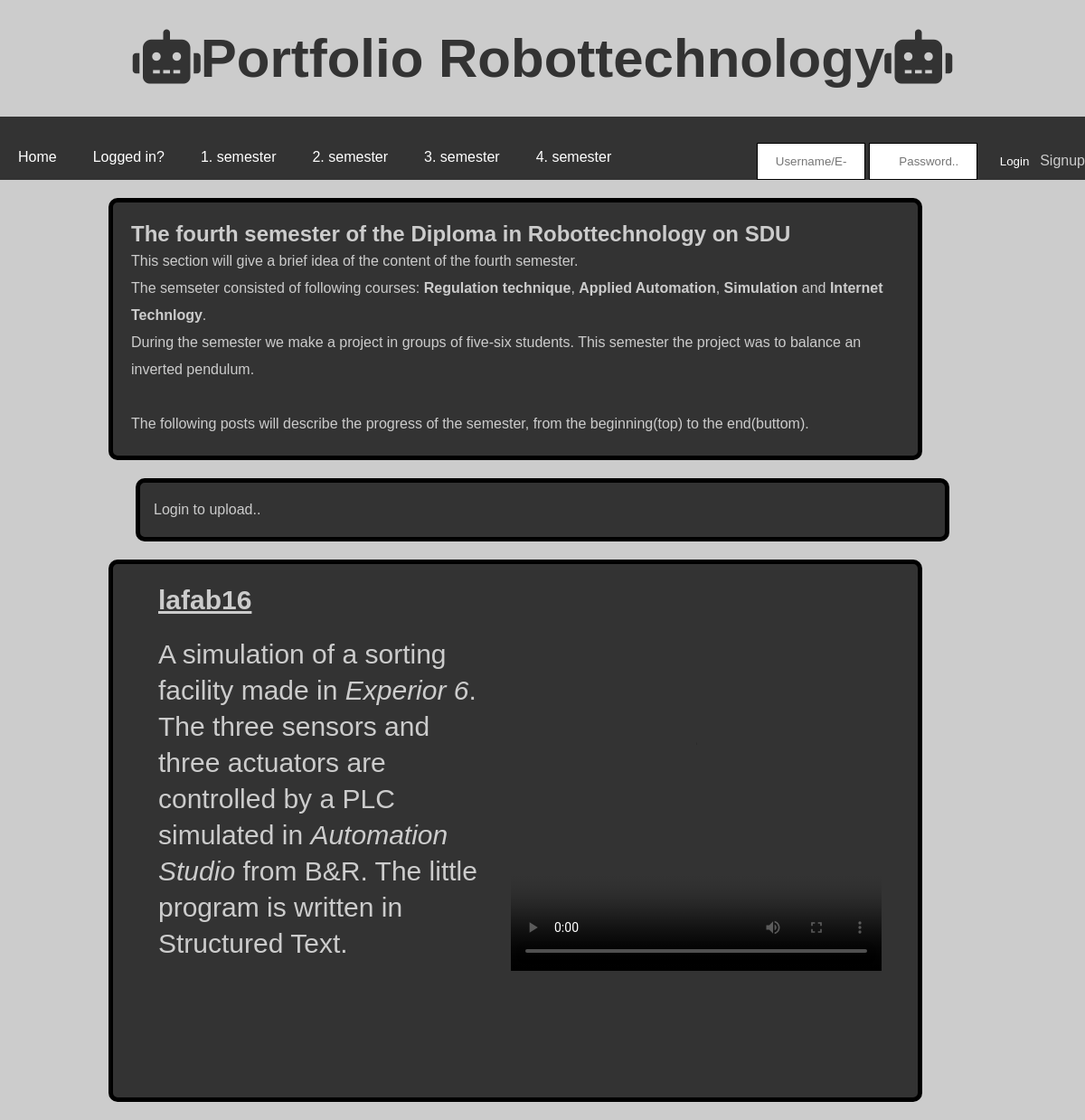
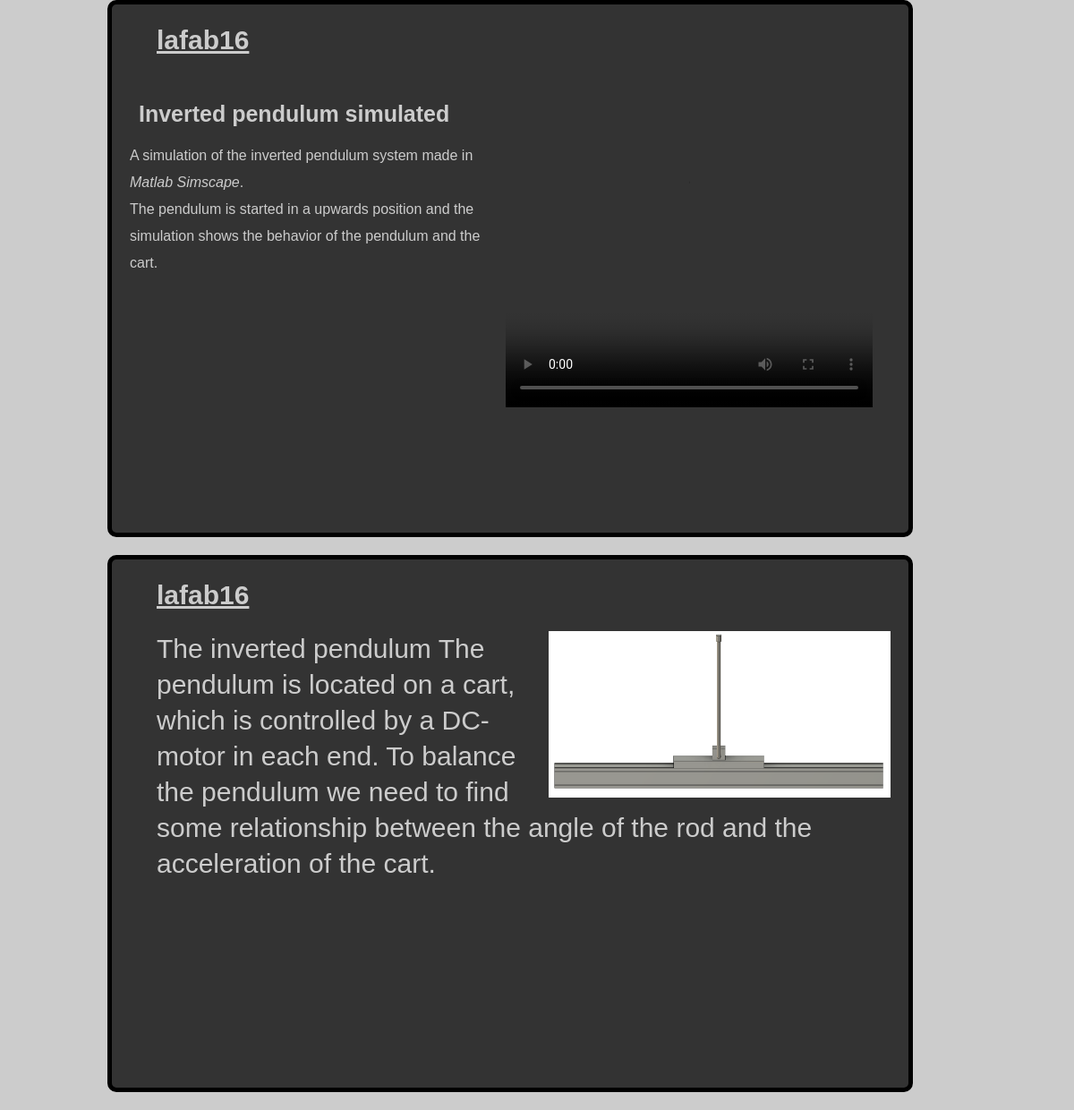
Page /Sem4.php on the committed database (2 pictures, top to bottom).
### tables this page shows
CREATE TABLE IF NOT EXISTS `images4` (
  `idPic` int(11) NOT NULL AUTO_INCREMENT,
  `uidusers` tinytext,
  `idUs` int(11) DEFAULT NULL,
  `path` varchar(200) NOT NULL,
  `tex` text NOT NULL,
  PRIMARY KEY (`idPic`),
  KEY `idUs` (`idUs`),
  CONSTRAINT `images4_ibfk_1` FOREIGN KEY (`idUs`) REFERENCES `users` (`idUsers`)
);

### Sem4.php (the view, shortened to what this page needs)
<?php
  require 'header.php';
 ?>
<!DOCTYPE html>
<html>
<head>
	<link rel="stylesheet" href="https://use.fontawesome.com/releases/v5.7.1/css/all.css">
	<link rel="stylesheet" href="style.css"/>
</head>
<body>
<div class="wrapperscale">
	<article class="articlescaletop">
	<p>
		<h1>The fourth semester of the Diploma in Robottechnology on SDU</h1>
		This section will give a brief idea of the content of the fourth semester.
		<br/> The semseter consisted of following courses: <b>Regulation technique</b>, <b>Applied Automation</b>, <b>Simulation</b> and <b>Internet Technlogy</b>.
		<br/> During the semester we make a project in groups of five-six students. This semester the project was to balance an inverted pendulum.
		<br/><br/>
		The following posts will describe the progress of the semester, from the beginning(top) to the end(buttom).
	</p>
	</article>
</div>
<div class="wrapperscale">
  <article class="articlescaleupload">
    <?php
      $server_name = "localhost";
      $dB_username = "root";
      $dB_password = "";
      $dB_name = "lafab16";
      $dB_port = "3308";
      $connect = new PDO("mysql:host=$server_name;port=$dB_port;dbname=$dB_name", $dB_username, $dB_password);
     if (isset($_SESSION['userId'])) {
       echo '<form action="Includes/uploade_inc.php?page=4" method="post" enctype="multipart/form-data">
      <input type="hidden" name="size" value="10000">
      <input type="file" name="file" value="">
      <div>
        <textarea name="text" cols="40" rows="4" placeholder="Say something about your image/project"></textarea>
      </div>
      <div>
        <button type="submit" name="upload_button">Upload</button>
      </div>
    </form>'; }
    else {
      echo "Login to upload..";
    }
    ?>
  </article>
</div>
<?php
echo "<div id='ajax'>";
$sql = "SELECT * FROM images4 ORDER BY idPic desc limit 4";
$stmt = $connect->prepare($sql);
$stmt->execute();
if ($stmt->rowCount() > 0) {
  while ($row = $stmt->fetch(PDO::FETCH_ASSOC)) {
    $fileExt = explode('.', $row['path']);
    if ($fileExt[3] == 'mp4') {
      echo "<div class='wrapperscale'>";
      echo "<article class='articlescale'>";
      echo "<video class='video-article' poster 'image.gif' autoplay controls>";
      echo "<source src='Assignment1/".$row['path']."'type='video/mp4'>";
      echo "</video>";
      echo "<p><b>".$row['uidusers']."</b></p>";
      echo "<p>".$row['tex']."</p>";
      echo "</article>";
      echo "</div>";
    }
    else {
      echo "<div class='wrapperscale'>";
      echo "<article class='articlescale'>";
      echo "<p><b>".$row['uidusers']."</b></p>";
      echo "<img class='img-article' src='Assignment1/".$row['path']."'>";
      echo "<p>".$row['tex']."</p>";
      echo "</article>";
      echo "</div>";
    }
  }
}
echo "</div>";
?>
</body>
</html>

### style.css (style rules this page uses)
* { box-sizing: border-box; margin: 0; padding: 0; }
body { background-color: #cccccc; font-family: Arial, Helvetica, sans-serif; }
.wrapperscale { width: 100%; }
.articlescale { width: 90%; height: auto; color: #cccccc; background-color: #333333; border: 5px solid black; border-radius: 10px; padding: 15px; line-height: 30px; margin: 10px auto; float: none; }
.articlescaletop { width: 90%; height: auto; color: #cccccc; background-color: #333333; border: 5px solid black; border-radius: 10px; padding: 15px; line-height: 30px; margin: 10px auto; float: none; }
.articlescaleupload { width: 90%; height: auto; color: #cccccc; background-color: #333333; border: 5px solid black; border-radius: 10px; padding: 15px; line-height: 30px; margin: 10px auto; float: none; }
.articlescale h1 { padding: 0px 10px 10px; font-family: Arial; font-size: 25px; color: #ccc; line-height: 44px }
.articlescale p { padding: 0px 30px 20px; font-family: Arial; font-size: 30px; color: #ccc; line-height: 40px }
.img-article { width: 100% }
.video-article { width: 100%; float: none; }
p b { text-decoration: underline; }
@media only screen and (min-width: 768px) { .wrapperscale { width: 600px; margin: 0 auto; } }
@media only screen and (min-width: 1000px) { .wrapperscale { width: 1000px; } }
@media only screen and (min-width: 1000px) { .articlescale { float: center; padding: 20px; margin: 20px 20px 20px; height: 600px; } }
@media only screen and (min-width: 1000px) { .articlescaletop { float: center; padding: 20px; margin: 20px 20px 20px; } }
@media only screen and (min-width: 1000px) { .img-article { width: 45%; float:right; padding-top: 0px; } }
@media only screen and (min-width: 1000px) { .video-article { width: 450px; height: 450px; float: right; padding: 20px 20px 20px 20px; } }

### rows in the picture
images4: uidusers "lafab16", tex "A simulation of a sorting facility made in Experior 6 . The three sensors and three actuators are controlled by a PLC simulated in Automation Studio from B&R. The little program is written in Structured Text."
images4: uidusers "lafab16", tex "Inverted pendulum simulated A simulation of the inverted pendulum system made in Matlab Simscape . The pendulum is started in a upwards position and the simulation shows the behavior of the pendulum and the cart."
images4: uidusers "lafab16", path (picture), tex "The inverted pendulum The pendulum is located on a cart, which is controlled by a DC-motor in each end. To balance the pendulum we need to find some relationship between the angle of the rod and the acceleration of the cart."
